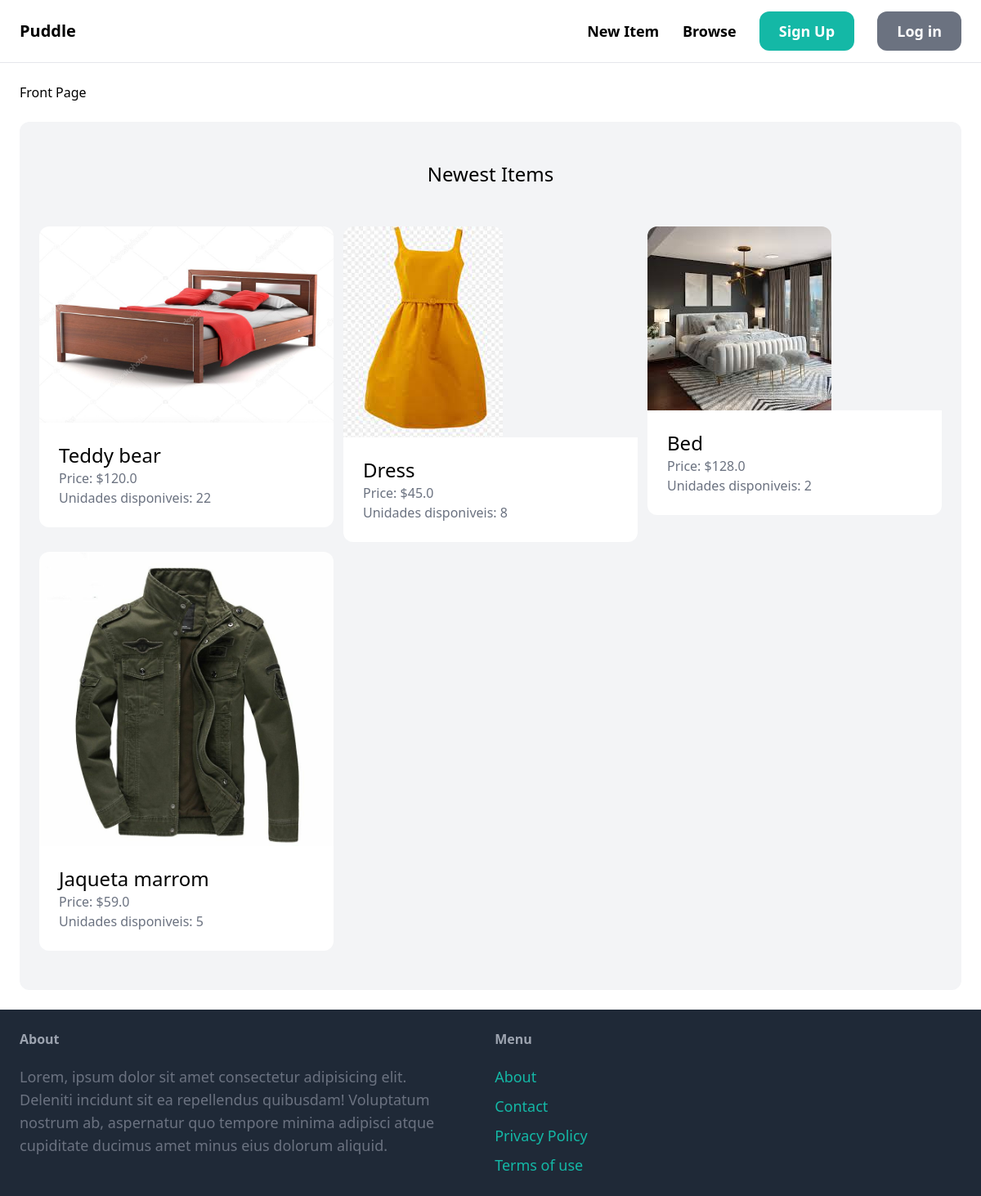
The page / on the database its author committed.
### item/models.py (models this page shows, shortened)
class Item(models.Model):
    category = models.ForeignKey(Category, related_name='items',on_delete=models.CASCADE)
    name = models.CharField(max_length=255)
    description = models.TextField(blank=True, null=True)
    price = models.FloatField()
    quantidade = models.IntegerField(blank=True, null=True)
    image = models.ImageField(upload_to='item_images', blank=True, null=True)
    is_sold = models.BooleanField(default=False)
    created_by = models.ForeignKey(User, related_name='items', on_delete=models.CASCADE)
    created_at = models.DateTimeField(auto_now_add=True)

### core/views.py (the view)
# urls.py: path('', index, name='index'),
def index(request):
    items = Item.objects.filter(is_sold=False)[0:6]
    categories = Category.objects.all()
    return render(request, 'core/index.html', {
        'categories':categories,
        'items':items,
    })

### core/templates/core/index.html (shortened to what this page needs)
{% extends 'core/base.html' %}
{% block content %}
    <h1>Front Page</h1>
    <div class="mt-6 px-6 py-12 bg-gray-100 rounded-xl">
        <h2 class="mb-12 text-2xl text-center">Newest Items</h2>
        <div class="grid grid-cols-3 gap-3">
        {% for item in items %}
            <div>
                <a href="">
                    <div>
                        <img src="{{ item.image.url }}" class="rounded-t-xl" alt="">
                    </div>
                    <div class="p-6 bg-white rounded-b-xl">
                        <h2 class="text-2xl">{{ item.name }}</h2>
                        <p class="text-gray-500">Price: ${{item.price}}</p>
                        <p class="text-gray-500">Unidades disponiveis: {{item.quantidade}}</p>
                    </div>
                </a>
            </div>
        {% endfor %}
        </div>
    </div>
{% endblock content %}

### core/templates/core/base.html (shortened to what this page needs)
<!DOCTYPE html>
<html lang="en">
<head>
    <script src="https://cdn.tailwindcss.com"></script>
</head>
<body>
    <nav class="py-6 px-6 flex justify-between items-center border-b border-gray-200">
        <a href="/" class="text-xl font-semibold">Puddle</a>
        <div class="space-x-6">
            <a href="" class="text-lg font-semibold hover:text-gray-500">New Item </a>
            <a href="" class="text-lg font-semibold hover:text-gray-500">Browse</a>
            <a href="" class="px-6 py-3 text-lg font-semibold bg-teal-500 text-white rounded-xl hover:bg-teal-700">Sign Up</a>
            <a href="" class="px-6 py-3 text-lg font-semibold bg-gray-500 text-white rounded-xl hover:bg-gray-700">Log in</a>
        </div>
    </nav>
    <div class="px-6 py-6">
    {% block content %}
    {% endblock content %}
    </div>
    <footer class="py-6 px-6 flex justify-between bg-gray-800">
        <div class="w-2/3 pr-10">
            <h3 class="mb-5 font-semibold text-gray-400">About</h3>
            <p class="text-lg text-gray-500">Lorem, ipsum dolor sit amet consectetur adipisicing elit. Deleniti incidunt sit ea repellendus quibusdam! Voluptatum nostrum ab, aspernatur quo tempore minima adipisci atque cupiditate ducimus amet minus eius dolorum aliquid.</p>
        </div>
        <div class="w-2/3">
            <h3 class="mb-5 font-semibold text-gray-400">Menu</h3>
            <ul class="space-y-2">
                <li><a href="" class="text-lg text-teal-500 hover:text-teal-700">About</a></li>
                <li><a href="{% url 'contact' %}" class="text-lg text-teal-500 hover:text-teal-700">Contact</a></li>
                <li><a href="" class="text-lg text-teal-500 hover:text-teal-700">Privacy Policy</a></li>
                <li><a href="" class="text-lg text-teal-500 hover:text-teal-700">Terms of use</a></li>
            </ul>
        </div>
    </footer>
</body>
</html>

### rows shown on the page
Item: image (picture), name "Teddy bear", price "120.0", quantidade "22"
Item: image (picture), name "Dress", price "45.0", quantidade "8"
Item: image (picture), name "Bed", price "128.0", quantidade "2"
Item: image (picture), name "Jaqueta marrom", price "59.0", quantidade "5"
